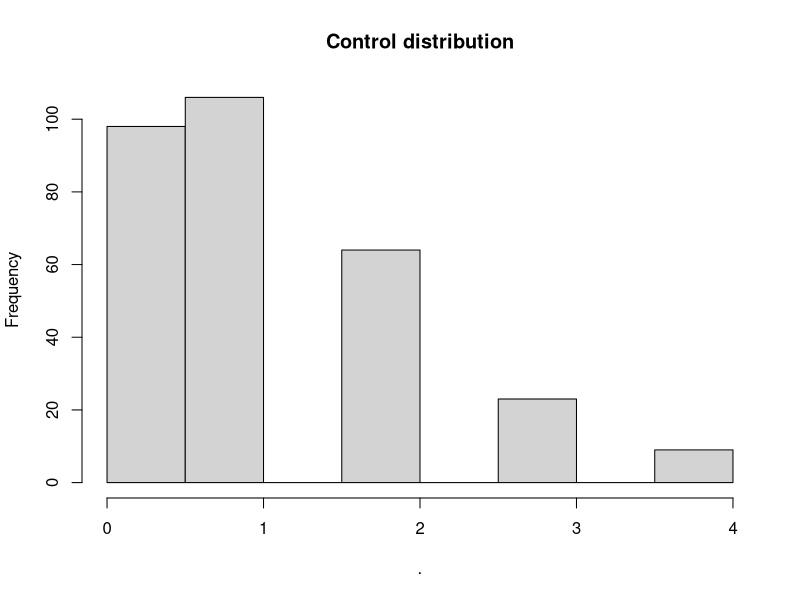
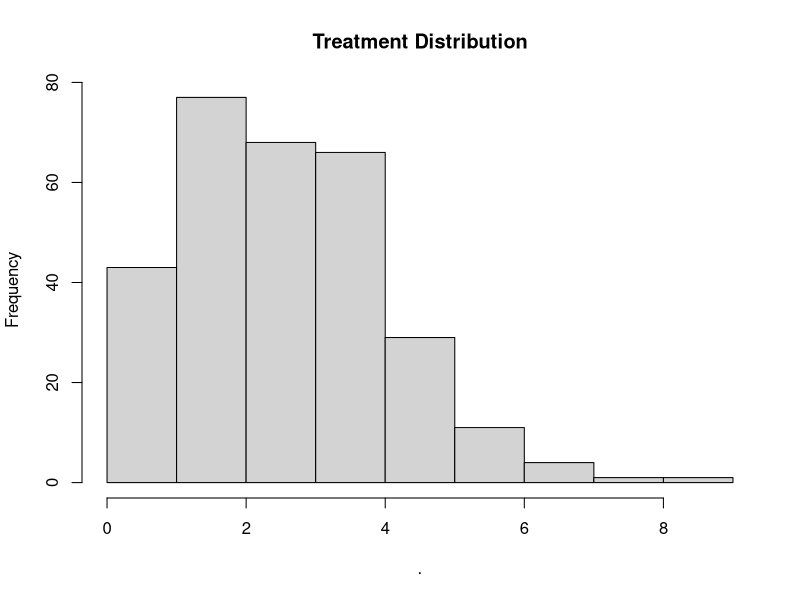

Recreate these plots in R, in order.
library(tidyverse)
library(rstatix)
set.seed(12345)
#create artificial datasets of cells with number of foci
# 3 replicates for a cntrl and treatment conditions

Foci_per_cell_df <- data.frame(Condition = rep(c("Cntrl","Treatment"), each = 300),
           Replicate = rep(c(1,2,3), times = 200),
           Foci_per_cell = c(rpois(300,1), # control conditions are modelled as poisson distribution with lambda 1
                             rpois(300,3)))# while Treatment with lambda 2
Foci_per_cell_df %>% subset(Condition  == 'Cntrl') %>% pull(Foci_per_cell) %>% hist(main = "Control distribution")
Foci_per_cell_df %>% subset(Condition  == 'Treatment') %>% pull(Foci_per_cell) %>% hist(main = 'Treatment Distribution')
top5_perc_control <- Foci_per_cell_df %>% 
    subset(Condition == "Cntrl") %>% pull(Foci_per_cell) %>% 
    quantile(prob = seq(0, 1, length = 21), type = 5) %>% .[20] # the top 5% is in the 20th position
#all values above 3 (in this example) are considered positive
Foci_per_cell_df <- Foci_per_cell_df %>% mutate(State = if_else(Foci_per_cell>top5_perc_control, 1,0)) # 1 = positive, 0 = Negative
Foci_per_cell_df_sum <- Foci_per_cell_df %>% group_by(Replicate,Condition) %>% summarise(Total_positives = mean(State))
Foci_per_cell_df_sum %>% ungroup %>% 
    group_by(Condition) %>%
    shapiro_test(Total_positives) # pval needs to be above 0.05 to allow for test
Foci_per_cell_df_sum %>% ungroup() %>% levene_test(Total_positives ~ Condition) #needs to be more than 0.05

#after checking assumptions variance and normality we can perform a parametric t test
#if not we do a non-parametric test
t.test(Foci_per_cell_df_sum %>% subset(Condition  == 'Cntrl') %>% pull(Total_positives), 
       Foci_per_cell_df_sum %>% subset(Condition  == 'Treatment') %>% pull(Total_positives))
